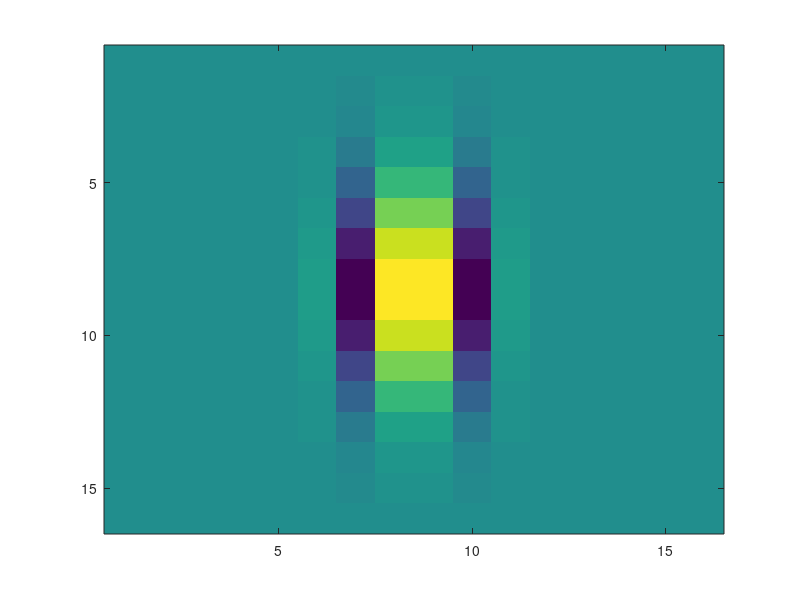
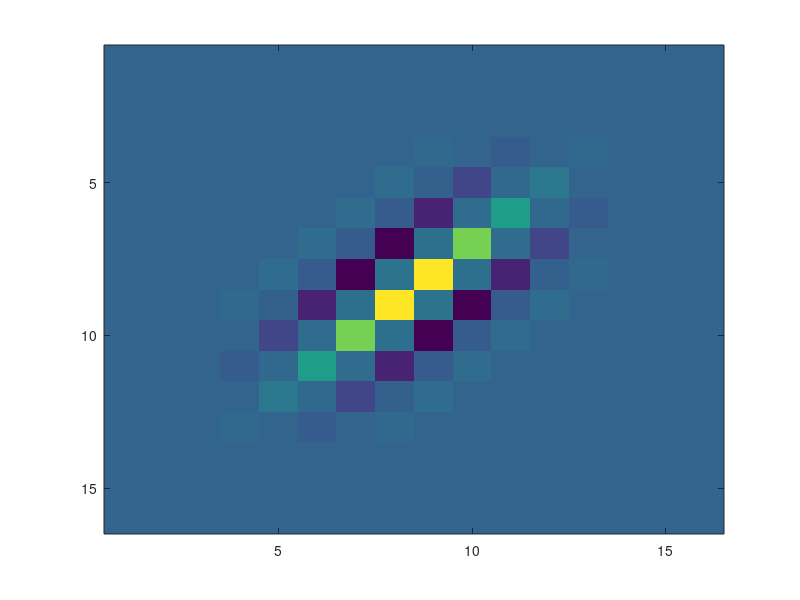
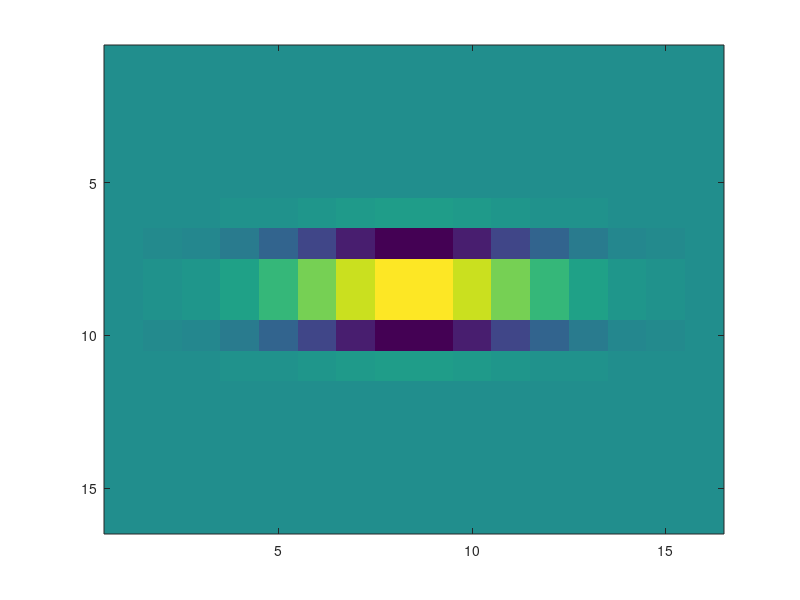
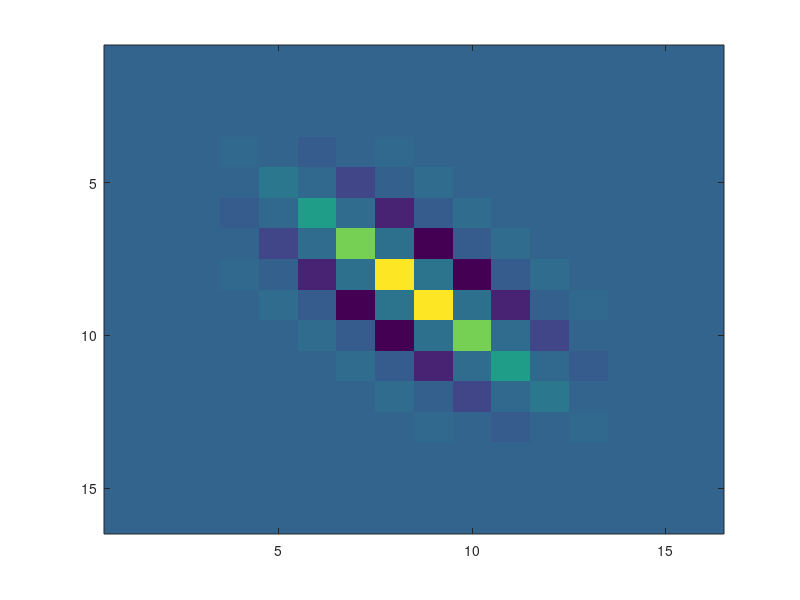

Write MATLAB code to recreate these figures, in order.
 template0 = [  -0.000000  0.000000  0.000000  -0.000008  0.000075  0.000656  -0.005553  0.005714  0.005714  -0.005553  0.000656  0.000075  -0.000008  0.000000  0.000000  -0.000000 ; 
 -0.000000  0.000000  0.000000  -0.000030  0.000266  0.002318  -0.019635  0.020204  0.020204  -0.019635  0.002318  0.000266  -0.000030  0.000000  0.000000  -0.000000 ; 
 -0.000000  0.000000  0.000001  -0.000088  0.000785  0.006843  -0.057969  0.059650  0.059650  -0.057969  0.006843  0.000785  -0.000088  0.000001  0.000000  -0.000000 ; 
 -0.000000  0.000000  0.000003  -0.000216  0.001935  0.016869  -0.142889  0.147032  0.147032  -0.142889  0.016869  0.001935  -0.000216  0.000003  0.000000  -0.000000 ; 
 -0.000000  0.000000  0.000006  -0.000444  0.003983  0.034716  -0.294065  0.302592  0.302592  -0.294065  0.034716  0.003983  -0.000444  0.000006  0.000000  -0.000000 ; 
 -0.000000  0.000000  0.000010  -0.000763  0.006843  0.059650  -0.505273  0.519925  0.519925  -0.505273  0.059650  0.006843  -0.000763  0.000010  0.000000  -0.000000 ; 
 -0.000000  0.000000  0.000015  -0.001095  0.009817  0.085572  -0.724851  0.745870  0.745870  -0.724851  0.085572  0.009817  -0.001095  0.000015  0.000000  -0.000000 ; 
 -0.000000  0.000000  0.000018  -0.001311  0.011759  0.102492  -0.868180  0.893355  0.893355  -0.868180  0.102492  0.011759  -0.001311  0.000018  0.000000  -0.000000 ; 
 -0.000000  0.000000  0.000018  -0.001311  0.011759  0.102492  -0.868180  0.893355  0.893355  -0.868180  0.102492  0.011759  -0.001311  0.000018  0.000000  -0.000000 ; 
 -0.000000  0.000000  0.000015  -0.001095  0.009817  0.085572  -0.724851  0.745870  0.745870  -0.724851  0.085572  0.009817  -0.001095  0.000015  0.000000  -0.000000 ; 
 -0.000000  0.000000  0.000010  -0.000763  0.006843  0.059650  -0.505273  0.519925  0.519925  -0.505273  0.059650  0.006843  -0.000763  0.000010  0.000000  -0.000000 ; 
 -0.000000  0.000000  0.000006  -0.000444  0.003983  0.034716  -0.294065  0.302592  0.302592  -0.294065  0.034716  0.003983  -0.000444  0.000006  0.000000  -0.000000 ; 
 -0.000000  0.000000  0.000003  -0.000216  0.001935  0.016869  -0.142889  0.147032  0.147032  -0.142889  0.016869  0.001935  -0.000216  0.000003  0.000000  -0.000000 ; 
 -0.000000  0.000000  0.000001  -0.000088  0.000785  0.006843  -0.057969  0.059650  0.059650  -0.057969  0.006843  0.000785  -0.000088  0.000001  0.000000  -0.000000 ; 
 -0.000000  0.000000  0.000000  -0.000030  0.000266  0.002318  -0.019635  0.020204  0.020204  -0.019635  0.002318  0.000266  -0.000030  0.000000  0.000000  -0.000000 ; 
 -0.000000  0.000000  0.000000  -0.000008  0.000075  0.000656  -0.005553  0.005714  0.005714  -0.005553  0.000656  0.000075  -0.000008  0.000000  0.000000  -0.000000 ; 
 ];
figure;imagesc(template0);

 template1 = [  -0.000000  -0.000000  0.000000  0.000000  -0.000000  -0.000000  0.000000  0.000002  -0.000009  -0.000067  0.000105  0.000445  -0.000159  -0.000467  0.000022  0.000078 ; 
 -0.000000  0.000000  0.000000  -0.000000  -0.000000  0.000000  0.000005  -0.000034  -0.000284  0.000532  0.002703  -0.001154  -0.004075  0.000226  0.000978  0.000022 ; 
 0.000000  0.000000  -0.000000  -0.000000  0.000001  0.000010  -0.000083  -0.000839  0.001881  0.011446  -0.005852  -0.024759  0.001646  0.008523  0.000226  -0.000467 ; 
 0.000000  -0.000000  -0.000000  0.000001  0.000014  -0.000142  -0.001727  0.004637  0.033793  -0.020693  -0.104861  0.008351  0.051787  0.001646  -0.004075  -0.000159 ; 
 -0.000000  -0.000000  0.000001  0.000014  -0.000170  -0.002478  0.007968  0.069546  -0.051008  -0.309586  0.029531  0.219334  0.008351  -0.024759  -0.001154  0.000445 ; 
 -0.000000  0.000000  0.000010  -0.000142  -0.002478  0.009544  0.099769  -0.087643  -0.637126  0.072793  0.647550  0.029531  -0.104861  -0.005852  0.002703  0.000105 ; 
 0.000000  0.000005  -0.000083  -0.001727  0.007968  0.099769  -0.104973  -0.914002  0.125075  1.332654  0.072793  -0.309586  -0.020693  0.011446  0.000532  -0.000067 ; 
 0.000002  -0.000034  -0.000839  0.004637  0.069546  -0.087643  -0.914002  0.149807  1.911788  0.125075  -0.637126  -0.051008  0.033793  0.001881  -0.000284  -0.000009 ; 
 -0.000009  -0.000284  0.001881  0.033793  -0.051008  -0.637126  0.125075  1.911788  0.149807  -0.914002  -0.087643  0.069546  0.004637  -0.000839  -0.000034  0.000002 ; 
 -0.000067  0.000532  0.011446  -0.020693  -0.309586  0.072793  1.332654  0.125075  -0.914002  -0.104973  0.099769  0.007968  -0.001727  -0.000083  0.000005  0.000000 ; 
 0.000105  0.002703  -0.005852  -0.104861  0.029531  0.647550  0.072793  -0.637126  -0.087643  0.099769  0.009544  -0.002478  -0.000142  0.000010  0.000000  -0.000000 ; 
 0.000445  -0.001154  -0.024759  0.008351  0.219334  0.029531  -0.309586  -0.051008  0.069546  0.007968  -0.002478  -0.000170  0.000014  0.000001  -0.000000  -0.000000 ; 
 -0.000159  -0.004075  0.001646  0.051787  0.008351  -0.104861  -0.020693  0.033793  0.004637  -0.001727  -0.000142  0.000014  0.000001  -0.000000  -0.000000  0.000000 ; 
 -0.000467  0.000226  0.008523  0.001646  -0.024759  -0.005852  0.011446  0.001881  -0.000839  -0.000083  0.000010  0.000001  -0.000000  -0.000000  0.000000  0.000000 ; 
 0.000022  0.000978  0.000226  -0.004075  -0.001154  0.002703  0.000532  -0.000284  -0.000034  0.000005  0.000000  -0.000000  -0.000000  0.000000  0.000000  -0.000000 ; 
 0.000078  0.000022  -0.000467  -0.000159  0.000445  0.000105  -0.000067  -0.000009  0.000002  0.000000  -0.000000  -0.000000  0.000000  0.000000  -0.000000  -0.000000 ; 
 ];
figure;imagesc(template1);

 template2 = [  -0.000000  -0.000000  -0.000000  -0.000000  -0.000000  -0.000000  -0.000000  -0.000000  -0.000000  -0.000000  -0.000000  -0.000000  -0.000000  -0.000000  -0.000000  -0.000000 ; 
 0.000000  0.000000  0.000000  0.000000  0.000000  0.000000  0.000000  0.000000  0.000000  0.000000  0.000000  0.000000  0.000000  0.000000  0.000000  0.000000 ; 
 0.000000  0.000000  0.000001  0.000003  0.000006  0.000010  0.000015  0.000018  0.000018  0.000015  0.000010  0.000006  0.000003  0.000001  0.000000  0.000000 ; 
 -0.000008  -0.000030  -0.000088  -0.000216  -0.000444  -0.000763  -0.001095  -0.001311  -0.001311  -0.001095  -0.000763  -0.000444  -0.000216  -0.000088  -0.000030  -0.000008 ; 
 0.000075  0.000266  0.000785  0.001935  0.003983  0.006843  0.009817  0.011759  0.011759  0.009817  0.006843  0.003983  0.001935  0.000785  0.000266  0.000075 ; 
 0.000656  0.002318  0.006843  0.016869  0.034716  0.059650  0.085572  0.102492  0.102492  0.085572  0.059650  0.034716  0.016869  0.006843  0.002318  0.000656 ; 
 -0.005553  -0.019635  -0.057969  -0.142889  -0.294065  -0.505273  -0.724851  -0.868180  -0.868180  -0.724851  -0.505273  -0.294065  -0.142889  -0.057969  -0.019635  -0.005553 ; 
 0.005714  0.020204  0.059650  0.147032  0.302592  0.519925  0.745870  0.893355  0.893355  0.745870  0.519925  0.302592  0.147032  0.059650  0.020204  0.005714 ; 
 0.005714  0.020204  0.059650  0.147032  0.302592  0.519925  0.745870  0.893355  0.893355  0.745870  0.519925  0.302592  0.147032  0.059650  0.020204  0.005714 ; 
 -0.005553  -0.019635  -0.057969  -0.142889  -0.294065  -0.505273  -0.724851  -0.868180  -0.868180  -0.724851  -0.505273  -0.294065  -0.142889  -0.057969  -0.019635  -0.005553 ; 
 0.000656  0.002318  0.006843  0.016869  0.034716  0.059650  0.085572  0.102492  0.102492  0.085572  0.059650  0.034716  0.016869  0.006843  0.002318  0.000656 ; 
 0.000075  0.000266  0.000785  0.001935  0.003983  0.006843  0.009817  0.011759  0.011759  0.009817  0.006843  0.003983  0.001935  0.000785  0.000266  0.000075 ; 
 -0.000008  -0.000030  -0.000088  -0.000216  -0.000444  -0.000763  -0.001095  -0.001311  -0.001311  -0.001095  -0.000763  -0.000444  -0.000216  -0.000088  -0.000030  -0.000008 ; 
 0.000000  0.000000  0.000001  0.000003  0.000006  0.000010  0.000015  0.000018  0.000018  0.000015  0.000010  0.000006  0.000003  0.000001  0.000000  0.000000 ; 
 0.000000  0.000000  0.000000  0.000000  0.000000  0.000000  0.000000  0.000000  0.000000  0.000000  0.000000  0.000000  0.000000  0.000000  0.000000  0.000000 ; 
 -0.000000  -0.000000  -0.000000  -0.000000  -0.000000  -0.000000  -0.000000  -0.000000  -0.000000  -0.000000  -0.000000  -0.000000  -0.000000  -0.000000  -0.000000  -0.000000 ; 
 ];
figure;imagesc(template2);

 template3 = [  0.000078  0.000022  -0.000467  -0.000159  0.000445  0.000105  -0.000067  -0.000009  0.000002  0.000000  -0.000000  -0.000000  0.000000  0.000000  -0.000000  -0.000000 ; 
 0.000022  0.000978  0.000226  -0.004075  -0.001154  0.002703  0.000532  -0.000284  -0.000034  0.000005  0.000000  -0.000000  -0.000000  0.000000  0.000000  -0.000000 ; 
 -0.000467  0.000226  0.008523  0.001646  -0.024759  -0.005852  0.011446  0.001881  -0.000839  -0.000083  0.000010  0.000001  -0.000000  -0.000000  0.000000  0.000000 ; 
 -0.000159  -0.004075  0.001646  0.051787  0.008351  -0.104861  -0.020693  0.033793  0.004637  -0.001727  -0.000142  0.000014  0.000001  -0.000000  -0.000000  0.000000 ; 
 0.000445  -0.001154  -0.024759  0.008351  0.219334  0.029531  -0.309586  -0.051008  0.069546  0.007968  -0.002478  -0.000170  0.000014  0.000001  -0.000000  -0.000000 ; 
 0.000105  0.002703  -0.005852  -0.104861  0.029531  0.647550  0.072793  -0.637126  -0.087643  0.099769  0.009544  -0.002478  -0.000142  0.000010  0.000000  -0.000000 ; 
 -0.000067  0.000532  0.011446  -0.020693  -0.309586  0.072793  1.332654  0.125075  -0.914002  -0.104973  0.099769  0.007968  -0.001727  -0.000083  0.000005  0.000000 ; 
 -0.000009  -0.000284  0.001881  0.033793  -0.051008  -0.637126  0.125075  1.911788  0.149807  -0.914002  -0.087643  0.069546  0.004637  -0.000839  -0.000034  0.000002 ; 
 0.000002  -0.000034  -0.000839  0.004637  0.069546  -0.087643  -0.914002  0.149807  1.911788  0.125075  -0.637126  -0.051008  0.033793  0.001881  -0.000284  -0.000009 ; 
 0.000000  0.000005  -0.000083  -0.001727  0.007968  0.099769  -0.104973  -0.914002  0.125075  1.332654  0.072793  -0.309586  -0.020693  0.011446  0.000532  -0.000067 ; 
 -0.000000  0.000000  0.000010  -0.000142  -0.002478  0.009544  0.099769  -0.087643  -0.637126  0.072793  0.647550  0.029531  -0.104861  -0.005852  0.002703  0.000105 ; 
 -0.000000  -0.000000  0.000001  0.000014  -0.000170  -0.002478  0.007968  0.069546  -0.051008  -0.309586  0.029531  0.219334  0.008351  -0.024759  -0.001154  0.000445 ; 
 0.000000  -0.000000  -0.000000  0.000001  0.000014  -0.000142  -0.001727  0.004637  0.033793  -0.020693  -0.104861  0.008351  0.051787  0.001646  -0.004075  -0.000159 ; 
 0.000000  0.000000  -0.000000  -0.000000  0.000001  0.000010  -0.000083  -0.000839  0.001881  0.011446  -0.005852  -0.024759  0.001646  0.008523  0.000226  -0.000467 ; 
 -0.000000  0.000000  0.000000  -0.000000  -0.000000  0.000000  0.000005  -0.000034  -0.000284  0.000532  0.002703  -0.001154  -0.004075  0.000226  0.000978  0.000022 ; 
 -0.000000  -0.000000  0.000000  0.000000  -0.000000  -0.000000  0.000000  0.000002  -0.000009  -0.000067  0.000105  0.000445  -0.000159  -0.000467  0.000022  0.000078 ; 
 ];
figure;imagesc(template3);

